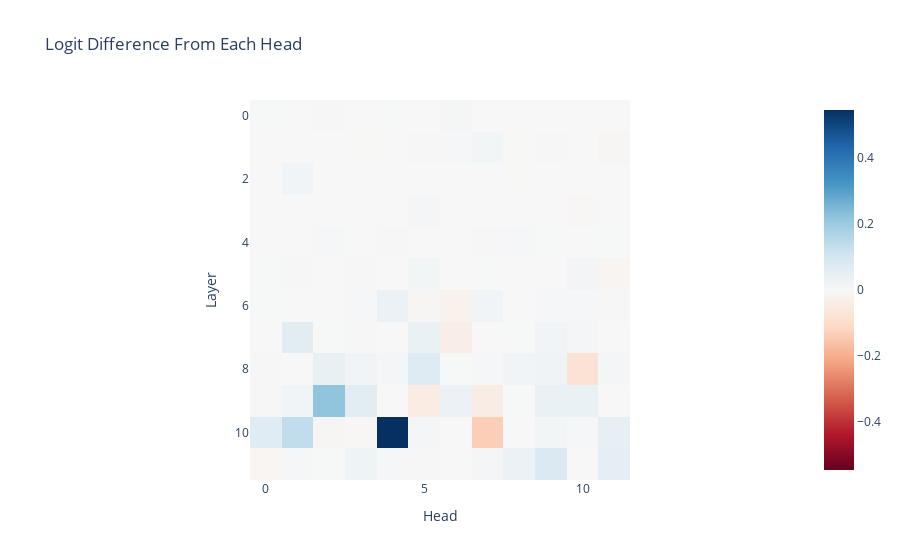

Here is the notebook cell this chart was saved with:
### Markdown cell above
#### Head Attribution

### Code cell
def imshow(tensor, renderer=None, **kwargs):
    px.imshow(utils.to_numpy(tensor), color_continuous_midpoint=0.0, color_continuous_scale="RdBu", **kwargs).show(renderer)

per_head_residual, labels = clean_cache.stack_head_results(layer=-1, pos_slice=-1, return_labels=True)
per_head_logit_diffs = residual_stack_to_logit_diff(per_head_residual, clean_cache)
per_head_logit_diffs = einops.rearrange(per_head_logit_diffs, "(layer head_index) -> layer head_index", layer=model.cfg.n_layers, head_index=model.cfg.n_heads)
imshow(per_head_logit_diffs, labels={"x":"Head", "y":"Layer"}, title="Logit Difference From Each Head")

### Figure 1 — Plotly figure (JSON) as saved in the notebook; plotly's stock layout.template omitted (floating-point values rounded to 4 significant figures; data arrays with more than 128 entries replaced by an {"elided": "..."} marker saying what was removed)
{"data": [{"coloraxis": "coloraxis", "hovertemplate": "Head: %{x}<br>Layer: %{y}<br>color: %{z}<extra></extra>", "name": "0", "type": "heatmap", "xaxis": "x", "yaxis": "y", "z": {"elided": "12x12 float values"}}], "layout": {"coloraxis": {"cmid": 0, "colorscale": [[0, "rgb(103,0,31)"], [0.1, "rgb(178,24,43)"], [0.2, "rgb(214,96,77)"], [0.3, "rgb(244,165,130)"], [0.4, "rgb(253,219,199)"], [0.5, "rgb(247,247,247)"], [0.6, "rgb(209,229,240)"], [0.7, "rgb(146,197,222)"], [0.8, "rgb(67,147,195)"], [0.9, "rgb(33,102,172)"], [1, "rgb(5,48,97)"]]}, "title": {"text": "Logit Difference From Each Head"}, "xaxis": {"anchor": "y", "constrain": "domain", "domain": [0, 1], "scaleanchor": "y", "title": {"text": "Head"}}, "yaxis": {"anchor": "x", "autorange": "reversed", "constrain": "domain", "domain": [0, 1], "title": {"text": "Layer"}}}}
